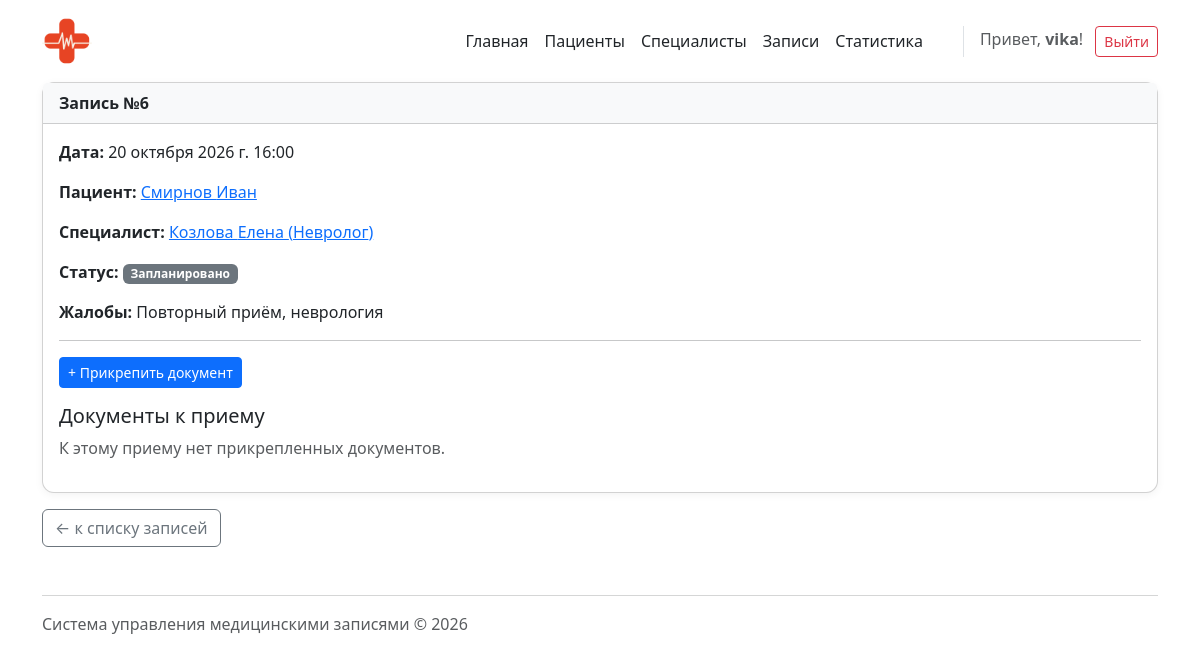
The page /appointments/6/ (signed in) on the database as committed earlier.
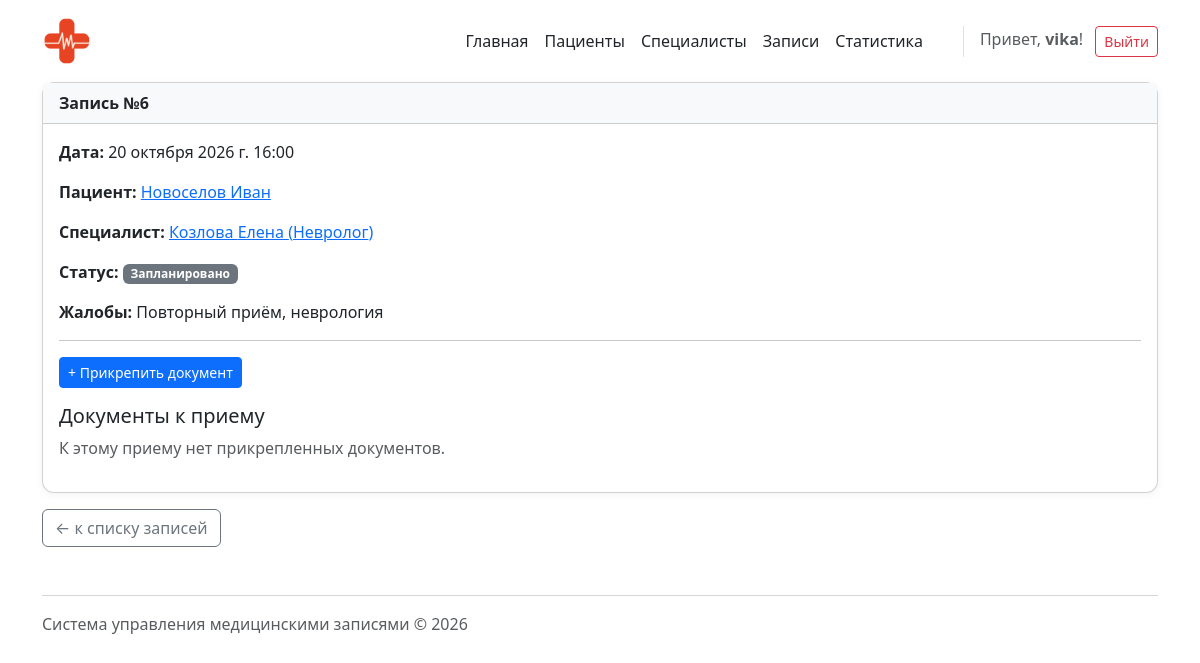
The same page on the database as committed later.
### appointments/models.py (models this page shows, shortened)
class Appointment(models.Model):
    class Status(models.TextChoices):
        SCHEDULED = 'scheduled', 'Запланировано'
        COMPLETED = 'completed', 'Завершено'
        CANCELLED = 'cancelled', 'Отменено'
    patient = models.ForeignKey(Patient, on_delete=models.CASCADE, related_name="appointments", verbose_name="Пациент")
    specialist = models.ForeignKey(Specialist, on_delete=models.PROTECT, related_name="appointments", verbose_name="Специалист")
    appointment_date = models.DateField(verbose_name="Дата приема")
    appointment_time = models.TimeField(verbose_name="Время приема")
    status = models.CharField(
        max_length=20,
        choices=Status.choices,
        default=Status.SCHEDULED,
        verbose_name="Статус"
    )
    complaint = models.TextField(blank=True, null=True, verbose_name="Жалобы")
    diagnosis = models.TextField(blank=True, null=True, verbose_name="Диагноз")
    notes = models.TextField(blank=True, null=True, verbose_name="Заметки")
    objects = AppointmentQuerySet.as_manager()
    class Meta:
        verbose_name = "Запись на прием"
        verbose_name_plural = "Записи на прием"

### patients/models.py (models this page shows, shortened)
class Patient(models.Model):
    first_name = models.CharField(max_length=100, verbose_name="Имя")
    last_name = models.CharField(max_length=100, verbose_name="Фамилия")
    birth_date = models.DateField(verbose_name="Дата рождения")
    phone = models.CharField(max_length=20, verbose_name="Телефон")
    email = models.EmailField(verbose_name="Email")
    insurance_policy = models.CharField(max_length=50, unique=True, verbose_name="Полис")
    address = models.TextField(blank=True, null=True, verbose_name="Адрес")
    slug = models.SlugField(max_length=255, unique=True, blank=True, null=True, verbose_name="URL-идентификатор")
    full_name = models.GeneratedField(
        expression=Concat('last_name', Value(' '), 'first_name'),
        output_field=models.CharField(max_length=205),
        db_persist=True,
        verbose_name="Полное имя"
    )
    class Meta:
        verbose_name = "Пациент"
        verbose_name_plural = "Пациенты"

### specialists/models.py (models this page shows, shortened)
class Specialist(models.Model):
    first_name = models.CharField(max_length=100, verbose_name="Имя")
    last_name = models.CharField(max_length=100, verbose_name="Фамилия")
    speciality = models.CharField(max_length=100, verbose_name="Специальность")
    phone = models.CharField(max_length=20, verbose_name="Телефон")
    email = models.EmailField(verbose_name="Email")
    experience_years = models.PositiveIntegerField(default=0, verbose_name="Стаж (лет)")
    class Meta:
        verbose_name = "Специалист"
        verbose_name_plural = "Специалисты"

### appointments/views.py (the view)
# urls.py: path('<int:appointment_id>/', views.AppointmentDetailView.as_view(), name='detail'),
class AppointmentDetailView(LoginRequiredMixin, DataMixin, DetailView):
    model = Appointment
    template_name = 'appointments/appointment_detail.html'
    context_object_name = 'appointment'
    pk_url_kwarg = 'appointment_id'
    title = 'Карточка приема'

### appointments/mixins.py (called while the page is built)
    def get_context_data(self, **kwargs):
        context = super().get_context_data(**kwargs)
        if self.title:
            context['title'] = self.title
        return context

### patients/context_processors.py (called while the page is built)
def site_settings(request):
    return {
        'site_name': 'Медзаписи',
    }

### appointments/templates/appointments/appointment_detail.html (shortened to what this page needs)
{% extends "base.html" %}
{% block content %}
<div class="card">
    <div class="card-header">
        Запись №{{ appointment.id }}
    </div>
    <div class="card-body">
        <p class="card-text">
            <strong>Дата:</strong>
            {{ appointment.appointment_date }}
            {{ appointment.appointment_time }}
        </p>
        <p class="card-text">
            <strong>Пациент:</strong>
            <a href="{% url 'patients:detail' appointment.patient.slug %}">
                {{ appointment.patient.last_name }}
                {{ appointment.patient.first_name }}
            </a>
        </p>
        <p class="card-text">
            <strong>Специалист:</strong>
            <a href="{% url 'specialists:detail' appointment.specialist.id %}">
                {{ appointment.specialist.last_name }}
                {{ appointment.specialist.first_name }}
                ({{ appointment.specialist.speciality }})
            </a>
        </p>
        <p class="card-text">
            <strong>Статус:</strong>
            <span class="badge bg-secondary">{{ appointment.get_status_display }}</span>
        </p>
        {% if appointment.complaint %}
            <p class="card-text">
                <strong>Жалобы:</strong> {{ appointment.complaint }}
            </p>
        {% endif %}
        <hr>
        <div class="mb-3">
            <a href="{% url 'appointments:document_upload' appointment.id %}" class="btn btn-primary btn-sm">
                + Прикрепить документ
            </a>
        </div>
        <h5 class="mt-3">Документы к приему</h5>
        {% if appointment.documents.all %}
            <ul class="list-group">
                {% for doc in appointment.documents.all %}
                    <li class="list-group-item d-flex justify-content-between align-items-center">
                        <div>
                            <strong>{{ doc.title }}</strong>
                            <span class="badge bg-info text-dark">{{ doc.document_type }}</span>
                            {% if doc.content %}
                                <br><small class="text-muted">{{ doc.content }}</small>
                            {% endif %}
                        </div>
                        {% if doc.file %}
                            <a href="{{ doc.file.url }}" target="_blank" class="btn btn-sm btn-outline-primary">
                                📄 Скачать файл
                            </a>
                        {% endif %}
                    </li>
                {% endfor %}
            </ul>
        {% else %}
            <p class="text-muted">К этому приему нет прикрепленных документов.</p>
        {% endif %}
    </div>
</div>
<a href="{% url 'appointments:list' %}" class="btn btn-outline-secondary mt-3">
    ← к списку записей
</a>
{% endblock %}

Rows that differ between the two databases and show on the page:
changed through a linked row, Appointment "Повторный приём, неврология": patient.last_name "Смирнов" → "Новоселов"
